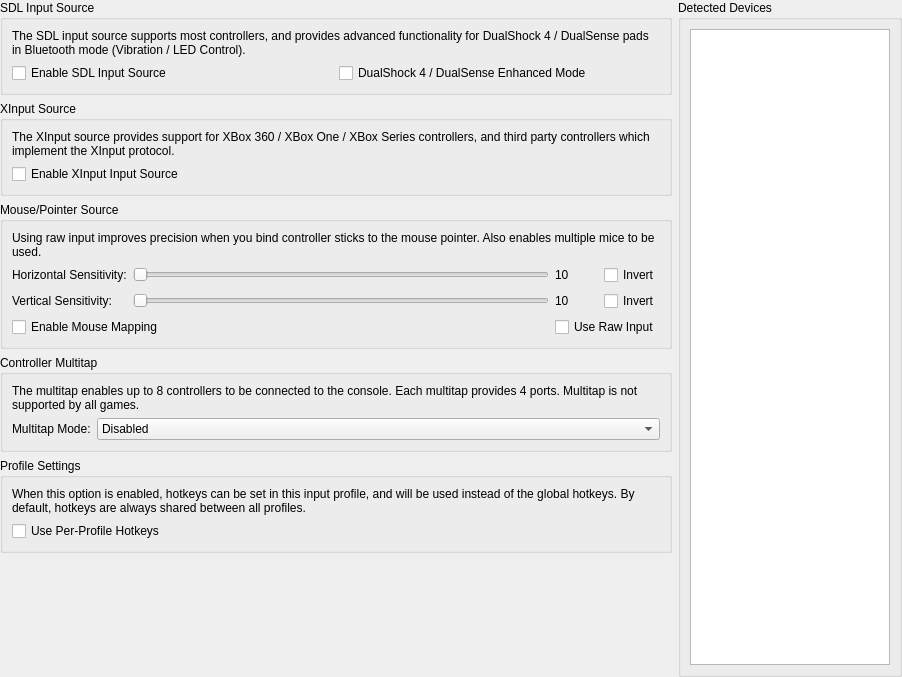
<?xml version="1.0" encoding="UTF-8"?>
<ui version="4.0">
 <class>ControllerGlobalSettingsWidget</class>
 <widget class="QWidget" name="ControllerGlobalSettingsWidget">
  <property name="geometry">
   <rect>
    <x>0</x>
    <y>0</y>
    <width>902</width>
    <height>677</height>
   </rect>
  </property>
  <property name="windowTitle">
   <string>Form</string>
  </property>
  <layout class="QGridLayout" name="mainLayout" columnstretch="1,0">
   <property name="leftMargin">
    <number>0</number>
   </property>
   <property name="topMargin">
    <number>0</number>
   </property>
   <property name="rightMargin">
    <number>0</number>
   </property>
   <property name="bottomMargin">
    <number>0</number>
   </property>
   <item row="0" column="0">
    <widget class="QGroupBox" name="groupBox">
     <property name="title">
      <string>SDL Input Source</string>
     </property>
     <layout class="QGridLayout" name="gridLayout_2">
      <item row="0" column="0" colspan="2">
       <widget class="QLabel" name="label_2">
        <property name="text">
         <string>The SDL input source supports most controllers, and provides advanced functionality for DualShock 4 / DualSense pads in Bluetooth mode (Vibration / LED Control).</string>
        </property>
        <property name="wordWrap">
         <bool>true</bool>
        </property>
       </widget>
      </item>
      <item row="1" column="0">
       <widget class="QCheckBox" name="enableSDLSource">
        <property name="text">
         <string>Enable SDL Input Source</string>
        </property>
       </widget>
      </item>
      <item row="1" column="1">
       <widget class="QCheckBox" name="enableSDLEnhancedMode">
        <property name="text">
         <string>DualShock 4 / DualSense Enhanced Mode</string>
        </property>
       </widget>
      </item>
     </layout>
    </widget>
   </item>
   <item row="1" column="0">
    <widget class="QGroupBox" name="groupBox_2">
     <property name="title">
      <string>XInput Source</string>
     </property>
     <layout class="QGridLayout" name="gridLayout_3">
      <item row="0" column="0">
       <widget class="QLabel" name="label_3">
        <property name="text">
         <string>The XInput source provides support for XBox 360 / XBox One / XBox Series controllers, and third party controllers which implement the XInput protocol.</string>
        </property>
        <property name="wordWrap">
         <bool>true</bool>
        </property>
       </widget>
      </item>
      <item row="1" column="0">
       <widget class="QCheckBox" name="enableXInputSource">
        <property name="text">
         <string>Enable XInput Input Source</string>
        </property>
       </widget>
      </item>
     </layout>
    </widget>
   </item>
   <item row="2" column="0">
    <widget class="QGroupBox" name="groupBox_5">
     <property name="title">
      <string>Mouse/Pointer Source</string>
     </property>
     <layout class="QGridLayout" name="gridLayout_6">
      <item row="1" column="2">
       <widget class="QLabel" name="pointerXScaleLabel">
        <property name="sizePolicy">
         <sizepolicy hsizetype="Minimum" vsizetype="Preferred">
          <horstretch>0</horstretch>
          <verstretch>0</verstretch>
         </sizepolicy>
        </property>
        <property name="minimumSize">
         <size>
          <width>20</width>
          <height>0</height>
         </size>
        </property>
        <property name="text">
         <string>10</string>
        </property>
       </widget>
      </item>
      <item row="1" column="1">
       <widget class="QSlider" name="pointerXScale">
        <property name="sizePolicy">
         <sizepolicy hsizetype="Expanding" vsizetype="Fixed">
          <horstretch>0</horstretch>
          <verstretch>0</verstretch>
         </sizepolicy>
        </property>
        <property name="minimumSize">
         <size>
          <width>150</width>
          <height>0</height>
         </size>
        </property>
        <property name="minimum">
         <number>1</number>
        </property>
        <property name="maximum">
         <number>30</number>
        </property>
        <property name="orientation">
         <enum>Qt::Horizontal</enum>
        </property>
       </widget>
      </item>
      <item row="2" column="3">
       <widget class="QCheckBox" name="pointerYInvert">
        <property name="text">
         <string>Invert</string>
        </property>
       </widget>
      </item>
      <item row="2" column="1">
       <widget class="QSlider" name="pointerYScale">
        <property name="sizePolicy">
         <sizepolicy hsizetype="Expanding" vsizetype="Fixed">
          <horstretch>0</horstretch>
          <verstretch>0</verstretch>
         </sizepolicy>
        </property>
        <property name="minimumSize">
         <size>
          <width>150</width>
          <height>0</height>
         </size>
        </property>
        <property name="minimum">
         <number>1</number>
        </property>
        <property name="maximum">
         <number>30</number>
        </property>
        <property name="orientation">
         <enum>Qt::Horizontal</enum>
        </property>
       </widget>
      </item>
      <item row="2" column="2">
       <widget class="QLabel" name="pointerYScaleLabel">
        <property name="sizePolicy">
         <sizepolicy hsizetype="Minimum" vsizetype="Preferred">
          <horstretch>0</horstretch>
          <verstretch>0</verstretch>
         </sizepolicy>
        </property>
        <property name="minimumSize">
         <size>
          <width>20</width>
          <height>0</height>
         </size>
        </property>
        <property name="text">
         <string>10</string>
        </property>
       </widget>
      </item>
      <item row="1" column="3">
       <widget class="QCheckBox" name="pointerXInvert">
        <property name="text">
         <string>Invert</string>
        </property>
       </widget>
      </item>
      <item row="0" column="0" colspan="4">
       <widget class="QLabel" name="label_7">
        <property name="text">
         <string>Using raw input improves precision when you bind controller sticks to the mouse pointer. Also enables multiple mice to be used.</string>
        </property>
        <property name="wordWrap">
         <bool>true</bool>
        </property>
       </widget>
      </item>
      <item row="2" column="0">
       <widget class="QLabel" name="label_6">
        <property name="text">
         <string>Vertical Sensitivity:</string>
        </property>
       </widget>
      </item>
      <item row="1" column="0">
       <widget class="QLabel" name="label_5">
        <property name="text">
         <string>Horizontal Sensitivity:</string>
        </property>
       </widget>
      </item>
      <item row="3" column="0" colspan="2">
       <widget class="QCheckBox" name="enableMouseMapping">
        <property name="text">
         <string>Enable Mouse Mapping</string>
        </property>
       </widget>
      </item>
      <item row="3" column="2" colspan="2">
       <widget class="QCheckBox" name="enableRawInput">
        <property name="text">
         <string>Use Raw Input</string>
        </property>
       </widget>
      </item>
     </layout>
    </widget>
   </item>
   <item row="3" column="0">
    <widget class="QGroupBox" name="groupBox_4">
     <property name="title">
      <string>Controller Multitap</string>
     </property>
     <layout class="QFormLayout" name="formLayout">
      <item row="0" column="0" colspan="2">
       <widget class="QLabel" name="label">
        <property name="text">
         <string>The multitap enables up to 8 controllers to be connected to the console. Each multitap provides 4 ports. Multitap is not supported by all games.</string>
        </property>
        <property name="wordWrap">
         <bool>true</bool>
        </property>
       </widget>
      </item>
      <item row="1" column="0">
       <widget class="QLabel" name="label_8">
        <property name="text">
         <string>Multitap Mode:</string>
        </property>
       </widget>
      </item>
      <item row="1" column="1">
       <widget class="QComboBox" name="multitapMode">
        <item>
         <property name="text">
          <string>Disabled</string>
         </property>
        </item>
        <item>
         <property name="text">
          <string>Enable on Port 1 Only</string>
         </property>
        </item>
        <item>
         <property name="text">
          <string>Enable on Port 2 Only</string>
         </property>
        </item>
        <item>
         <property name="text">
          <string>Enable on Ports 1 and 2</string>
         </property>
        </item>
       </widget>
      </item>
     </layout>
    </widget>
   </item>
   <item row="4" column="0">
    <widget class="QGroupBox" name="profileSettings">
     <property name="title">
      <string>Profile Settings</string>
     </property>
     <layout class="QGridLayout" name="gridLayout_5">
      <item row="0" column="0">
       <widget class="QLabel" name="label_4">
        <property name="text">
         <string>When this option is enabled, hotkeys can be set in this input profile, and will be used instead of the global hotkeys. By default, hotkeys are always shared between all profiles.</string>
        </property>
        <property name="wordWrap">
         <bool>true</bool>
        </property>
       </widget>
      </item>
      <item row="1" column="0">
       <widget class="QCheckBox" name="useProfileHotkeyBindings">
        <property name="text">
         <string>Use Per-Profile Hotkeys</string>
        </property>
       </widget>
      </item>
     </layout>
    </widget>
   </item>
   <item row="5" column="0">
    <spacer name="verticalSpacer">
     <property name="orientation">
      <enum>Qt::Vertical</enum>
     </property>
     <property name="sizeHint" stdset="0">
      <size>
       <width>20</width>
       <height>45</height>
      </size>
     </property>
    </spacer>
   </item>
   <item row="0" column="1" rowspan="6">
    <widget class="QGroupBox" name="groupBox_3">
     <property name="title">
      <string>Detected Devices</string>
     </property>
     <layout class="QGridLayout" name="gridLayout">
      <item row="0" column="0" colspan="2">
       <widget class="QListWidget" name="deviceList">
        <property name="minimumSize">
         <size>
          <width>200</width>
          <height>0</height>
         </size>
        </property>
        <property name="maximumSize">
         <size>
          <width>200</width>
          <height>16777215</height>
         </size>
        </property>
       </widget>
      </item>
     </layout>
    </widget>
   </item>
  </layout>
 </widget>
 <resources/>
 <connections/>
</ui>
